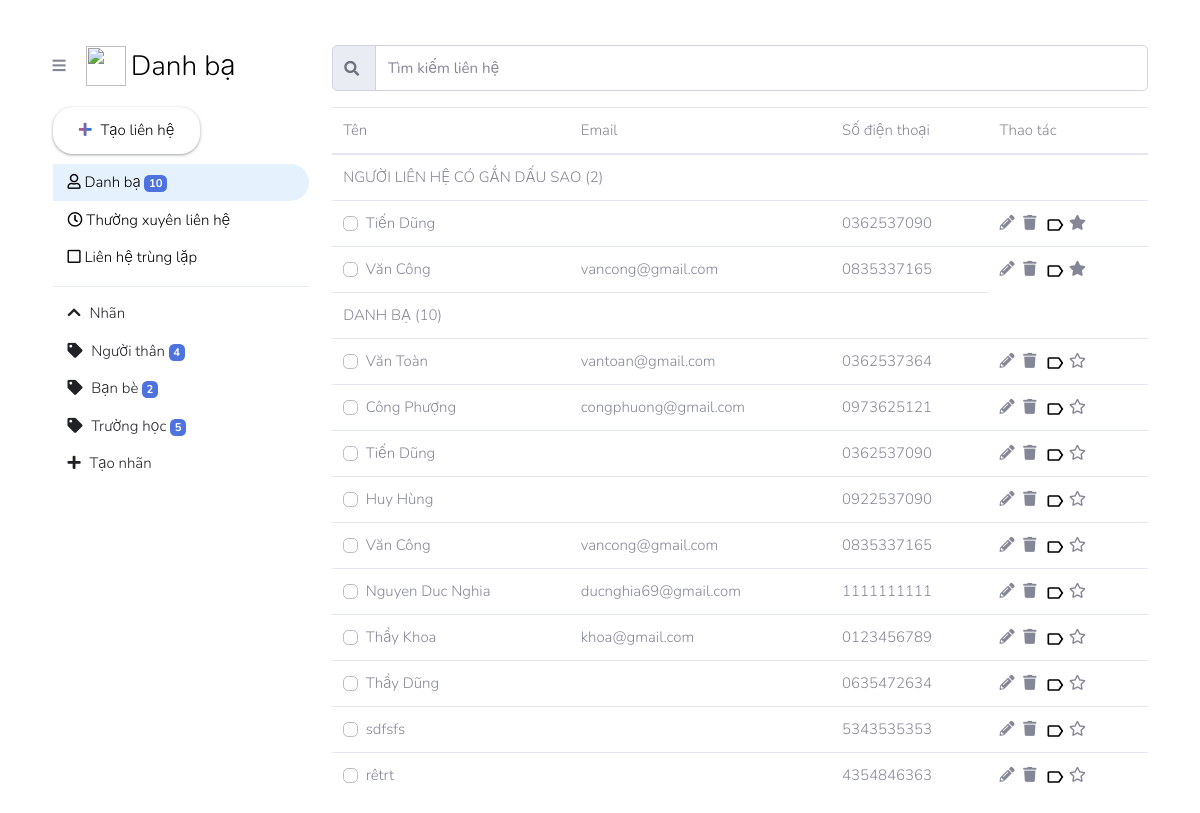
/danhba.php (signed in), run on the app's committed database.
### tables this page shows
CREATE TABLE IF NOT EXISTS `label` (
  `ID` int(11) NOT NULL AUTO_INCREMENT,
  `Name` varchar(100) NOT NULL,
  `UserID` int(11) NOT NULL,
  PRIMARY KEY (`ID`),
  KEY `UserID` (`UserID`)
);

CREATE TABLE IF NOT EXISTS `contact` (
  `ID` int(11) NOT NULL AUTO_INCREMENT,
  `Name` varchar(100) NOT NULL,
  `Email` varchar(100) NOT NULL,
  `Phone` varchar(10) NOT NULL,
  `IsChecked` tinyint(1) NOT NULL,
  `UserID` int(11) NOT NULL,
  PRIMARY KEY (`ID`),
  KEY `UserID` (`UserID`)
);

### model/label.php (called while the page is built, shortened)
<?php
    class Label {
        function Label($id, $name, $userID) {
            $this->id = $id;
            $this->name = $name;
        }
        static function connectToDB() {
            $con = new mysqli("localhost:3308", "root", "", "Contact");
            $con->set_charset("utf8");
            return $con;
        }
        static function getLabelByUser($user_id){
            $con = Label::connectToDB();
            $sql = "SELECT * FROM Label WHERE Label.UserID = $user_id";
            $result = $con->query($sql);
            $arrLabel = [];
            if($result->num_rows > 0) {
                while($row = $result->fetch_assoc()){
                    $label = new Label($row["ID"], $row["Name"], $row["UserID"]);
                    array_push($arrLabel, $label);
                }
            }
            return $arrLabel;
        }
        static function countContactByLabel($label_id){
            $con = Label::connectToDB();
            $sql = "SELECT * FROM Contact_Label WHERE Contact_Label.LabelID = $label_id ";
            $result = $con->query($sql);
            return $result->num_rows;
        }
    }
?>

### model/danhba.php (called while the page is built, shortened)
<?php
    class Contact {
        function Contact($id, $name, $email, $phone, $isChecked, $userID) {
            $this->id = $id;
            $this->name = $name;
            $this->email = $email;
            $this->phone = $phone;
            $this->isChecked = $isChecked;
        }
        static function connectToDB() {
            $con = new mysqli("localhost:3308", "root", "", "Contact");
            $con->set_charset("utf8");
            return $con;
        }
        static function getContactByUser($user_id){
            $con = Contact::connectToDB();
            $sql = "SELECT * FROM Contact WHERE Contact.UserID = $user_id";
            $result = $con->query($sql);
            $arrContact = [];
            if($result->num_rows > 0) {
                while($row = $result->fetch_assoc()){
                    $contact = new Contact($row["ID"], $row["Name"], $row["Email"], $row["Phone"], $row["IsChecked"], $row["UserID"]);
                    array_push($arrContact, $contact);
                }
            }
            return $arrContact;
        }
    }
?>

### danhba.php (the view, shortened to what this page needs)
<?php
    include_once('model/label.php');
    include_once('model/danhba.php');
    $current_user = unserialize($_SESSION["user"]);
    include_once('header.php');
    $labels = Label::getLabelByUser($current_user->id);
    if(isset($_REQUEST['label_id'])) {
        $label_name = $_REQUEST['label_name'];
        $contacts = Contact::getContactByLabel((int)$_REQUEST['label_id']);
    }
    else if (isset($_REQUEST['contact_info'])) {
        $contacts = Contact::searchContact($_REQUEST['contact_info'], $current_user->id);
    }
    else {
        $contacts = Contact::getContactByUser($current_user->id);
    }
    $total_contact = sizeof($contacts);
    $all_contact = sizeof(Contact::getContactByUser($current_user->id));
    $count_star_contact = 0;
    foreach($contacts as $key => $value){
        if($value->isChecked == "1")
            $count_star_contact += 1;
    }
?>
<div class="container contact">
    <div class="row pt-5">
        <div class="col-sm-3 left-hand-side">
            <div class="contact-header">
                <span id="btn-toggle-sidebar"><i class="fa fa-bars"></i></span>
                <img class="gb_la gb_7d" alt="" aria-hidden="true" src="https://www.gstatic.com/images/branding/product/1x/contacts_48dp.png" srcset="https://www.gstatic.com/images/branding/product/1x/contacts_48dp.png 1x, https://www.gstatic.com/images/branding/product/2x/contacts_48dp.png 2x " style="width:40px;height:40px">
                <span class="contact-title">Danh bạ</span>
            </div>
        </div>
        <div class="col-sm-9 right-hand-side">
            <div class="search-box">
                <form action="">
                    <div class="input-group mb-3 search-bar">
                        <div class="input-group-prepend">
                            <span class="input-group-text"><i class="fa fa-search"></i></span>
                        </div>
                        <input name="contact_info" type="text" class="form-control" id="search-contact" placeholder="Tìm kiếm liên hệ" autocomplete="off">
                    </div>
                </form>
            </div>
        </div>
    </div>
    <div class="row">
        <div class="col-sm-3 left-hand-side" id="sidebar-contact">
            <button class="btn-create-contact"><i class="fa fa-plus"></i> <span>Tạo liên hệ</span> </button>
            <ul class="nav flex-column menu-contact">
                <li class="nav-item list-active">
                    <a class="nav-link" href="danhba.php"><i class="far fa-user"></i> Danh bạ <span class="badge badge-primary"><?php echo $all_contact ?></span></a>
                </li>
                <li class="nav-item">
                    <a class="nav-link" href=""><i class="far fa-clock"></i> Thường xuyên liên hệ</a>
                </li>
                <li class="nav-item">
                    <a class="nav-link" href=""><i class="far fa-square"></i> Liên hệ trùng lặp</a>
                </li>
            </ul>
            <div class="dropdown-divider"></div>
            <a class="nav-link text-black" role="button" href="" data-toggle="collapse" data-target="#collapseLable"><i class="fa fa-chevron-up"></i> Nhãn</a>
            <div id="collapseLable" class="collapse show">
                <ul class="nav flex-column">
                    <?php
                    foreach($labels as $key => $value){
                    ?>
                    <li class="nav-item">
                        <a class="nav-link text-black" href="danhba.php?label_id=<?php echo $value->id ?>&label_name=<?php echo $value->name ?>"><i class="fa fa-tag"></i> <span class="label-name-text"><?php echo $value->name ?></span> <span class="badge badge-primary"><?php echo Label::countContactByLabel($value->id) ?></span></a>
                    </li>
                    <?php } ?>
                    <li class="nav-item create-label">
                        <a class="nav-link text-black btn-create-label" href=""><i class="fa fa-plus"></i> Tạo nhãn</a>
                    </li>
                </ul>
            </div>
        </div>
        <div class="col-sm-9 right-hand-side main-content">
            <div class="contact-list">
            <table class="table table-hover">
                <thead>
                    <tr>
                        <th scope="col">Tên</th>
                        <th scope="col">Email</th>
                        <th scope="col">Số điện thoại</th>
                        <th scope="col">Thao tác</th>
                    </tr>
                </thead>
                <tbody>
                    <?php if(isset($_REQUEST['label_id'])) { ?>
                    <tr>
                        <td colspan="4"><?php echo $label_name ?> (<?php echo $total_contact ?>)</td>
                    </tr>
                    <?php
                    foreach($contacts as $key => $value){
                    ?>
                    <tr data-id="<?php echo $value->id ?>">
                        <td class="contact-name">
                            <div class="custom-control custom-checkbox">
                                <input type="checkbox" class="custom-control-input" id="contact-<?php echo $value->id ?>">
                                <label class="custom-control-label name" for="contact-<?php echo $value->id ?>"><?php echo $value->name ?></label>
                            </div>
                        </td>
                        <td class="contact-email"><?php echo $value->email ?></td>
                        <td class="contact-phone"><?php echo $value->phone ?></td>
                        <td>
                            <span class="btn-edit-contact"><i class="fa fa-pencil-alt"></i></span>
                            <span class="btn-delete-contact"><i class="fa fa-trash"></i></span>
                            <span><svg width="20" height="20" viewBox="0 0 24 24" class=""><path fill="none" d="M0 0h24v24H0V0z"></path><path d="M17.63 5.84C17.27 5.33 16.67 5 16 5L5 5.01C3.9 5.01 3 5.9 3 7v10c0 1.1.9 1.99 2 1.99L16 19c.67 0 1.27-.33 1.63-.84L22 12l-4.37-6.16zM16 17H5V7h11l3.55 5L16 17z"></path></svg></span>
                            <?php if($value->isChecked) { ?>
                            <span class="btn-star"><i class="fa fa-star"></i></span>
                            <?php }else{ ?>
                            <span class="btn-star"><i class="far fa-star"></i></span>
                            <?php } ?>
                        </td>
                    </tr>
                    <?php } ?>
                    <?php } else { ?>
                    <tr>
                        <td colspan="3">NGƯỜI LIÊN HỆ CÓ GẮN DẤU SAO (<?php echo $count_star_contact ?>)</td>
                    </tr>
                    <?php
                    foreach($contacts as $key => $value){
                        if($value->isChecked == "1") {
                    ?>
                    <tr data-id="<?php echo $value->id ?>">
                        <td class="contact-name">
                            <div class="custom-control custom-checkbox">
                                <label class="custom-control-label name" for="contact-<?php echo $value->id ?>"><?php echo $value->name ?></label>
                            </div>
                        </td>
                        <td class="contact-email"><?php echo $value->email ?></td>
                        <td class="contact-phone"><?php echo $value->phone ?></td>
                        <td>
                            <span class="btn-edit-contact"><i class="fa fa-pencil-alt"></i></span>
                            <span class="btn-delete-contact"><i class="fa fa-trash"></i></span>
                            <span><svg width="20" height="20" viewBox="0 0 24 24" class=""><path fill="none" d="M0 0h24v24H0V0z"></path><path d="M17.63 5.84C17.27 5.33 16.67 5 16 5L5 5.01C3.9 5.01 3 5.9 3 7v10c0 1.1.9 1.99 2 1.99L16 19c.67 0 1.27-.33 1.63-.84L22 12l-4.37-6.16zM16 17H5V7h11l3.55 5L16 17z"></path></svg></span>
                            <span class="btn-star"><i class="fa fa-star"></i></span>
                        </td>
                    </tr>
                    <?php } ?>
                    <?php } ?>
                    <tr>
                        <td colspan="3">DANH BẠ (<?php echo $total_contact ?>)</td>
                    </tr>
                    <?php
                    foreach($contacts as $key => $value){
                    ?>
                    <tr data-id="<?php echo $value->id ?>">
                        <td class="contact-name">
                            <div class="custom-control custom-checkbox">
                                <label class="custom-control-label name" for="contact-<?php echo $value->id ?>"><?php echo $value->name ?></label>
                            </div>
                        </td>
                        <td class="contact-email"><?php echo $value->email ?></td>
                        <td class="contact-phone"><?php echo $value->phone ?></td>
                        <td>
                            <span class="btn-edit-contact"><i class="fa fa-pencil-alt"></i></span>
                            <span class="btn-delete-contact"><i class="fa fa-trash"></i></span>
                            <span><svg width="20" height="20" viewBox="0 0 24 24" class=""><path fill="none" d="M0 0h24v24H0V0z"></path><path d="M17.63 5.84C17.27 5.33 16.67 5 16 5L5 5.01C3.9 5.01 3 5.9 3 7v10c0 1.1.9 1.99 2 1.99L16 19c.67 0 1.27-.33 1.63-.84L22 12l-4.37-6.16zM16 17H5V7h11l3.55 5L16 17z"></path></svg></span>
                            <span class="btn-star"><i class="far fa-star"></i></span>
                        </td>
                    </tr>
                    <?php } ?>
                    <?php } ?>
                </tbody>
                </table>
            </div>
        </div>
    </div>
</div>

### css/danhba.css (style rules this page uses)
* { margin: 0; padding: 0; box-sizing: border-box; outline: none !important; font-size: 15px; font-weight: 300; }
.fa { margin-right: 5px; }
.text-black { color: #202124 !important; }
.contact-header { margin-bottom: 20px; display: flex; align-items: center; }
#btn-toggle-sidebar { cursor: pointer; margin-right: 15px; }
.contact-title { color: #000; font-size: 28px; margin-left: 5px; }
.btn-create-contact { box-shadow: 0 1px 2px 0 rgba(60,64,67,0.302), 0 1px 3px 1px rgba(60,64,67,0.149); background-color: #fff; color: black; padding: 12px 26px; border: none; border-radius: 20px; transition: 0.3s; }
.btn-create-contact .fa-plus { background-image: linear-gradient(to right, #fc466b, #0984e3); background-clip: text; -webkit-background-clip: text; color: rgba(9, 132, 227, 0.2); }
.menu-contact { margin: 10px auto; }
.menu-contact .nav-link { color: #000; }
.list-active { color: #1a73e8 !important; background-color: #E6F1FE; border-top-right-radius: 20px; border-bottom-right-radius: 20px; }
.search-bar { height: 46px; }
.search-bar #search-contact { height: 100%; }
.nav-item { position: relative; }

### css/shop.css (style rules this page uses)
*, button:active, input:focus { outline: none !important; }
a, a:hover { text-decoration: none; }
ul { list-style-type: none; }

### data on the page
label: Name "Người thân", id "4"
label: Name "Bạn bè", id "2"
label: Name "Trường học", id "5"
contact: Name "Tiến Dũng", Phone "0362537090"
contact: Name "Văn Công", Email "vancong@gmail.com", Phone "0835337165"
contact: Name "Văn Toàn", Email "vantoan@gmail.com", Phone "0362537364"
contact: Name "Công Phượng", Email "congphuong@gmail.com", Phone "0973625121"
contact: Name "Huy Hùng", Phone "0922537090"
contact: Name "Nguyen Duc Nghia", Email "ducnghia69@gmail.com", Phone "1111111111"
contact: Name "Thầy Khoa", Email "khoa@gmail.com", Phone "0123456789"
contact: Name "Thầy Dũng", Phone "0635472634"
contact: Name "sdfsfs", Phone "5343535353"
contact: Name "rêtrt", Phone "4354846363"

### other printed values
$all_contact "10"
$count_star_contact "2"
$total_contact "10"
